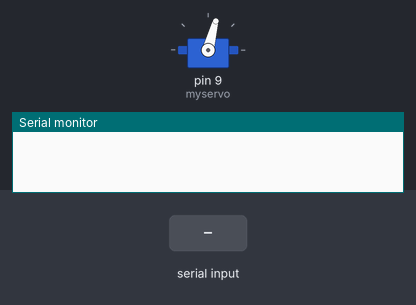
Bench run of a sketch on a simulated Arduino Uno, built with avr-gcc and run on an emulated ATmega328P. On the bench: servo, the last lines printed to the serial monitor. The test bench sets the inputs (shaded band).

Above: at 1.2 s.
1.3 s: "90,45\n" received over Serial
At 3.2 s:
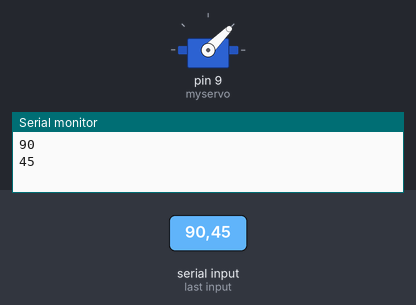
3.8 s: "30,150\n" received over Serial
At 5.1 s:
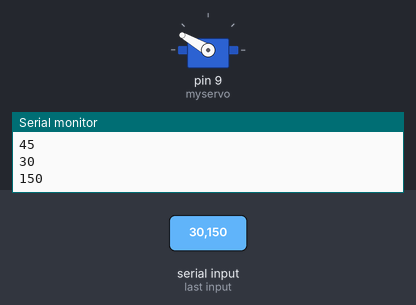
6.3 s: "200\n" received over Serial
At 7.4 s:
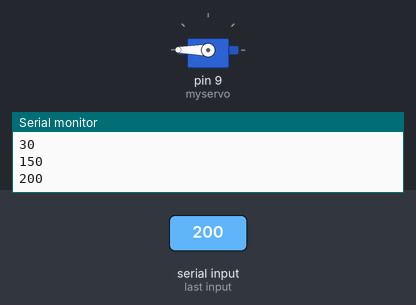
9.3 s: "90\n" received over Serial
At 9.8 s:
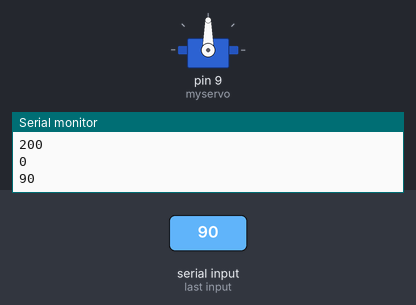
Timing chart, 0 to 12.8 s (numbered marks = the images above; inputs shaded):
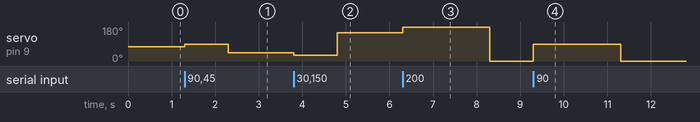

Measured:
- after the input at 1.3 s, servo on pin 9 (myservo): 75° → 90° at once, → 45° 1.0 s later
- after the input at 3.8 s, servo on pin 9 (myservo): 45° → 30° at once, → 150° 1.0 s later
- after the input at 6.3 s, servo on pin 9 (myservo): 150° → 180° at once, → 0° 2.0 s later
- after the input at 9.3 s, servo on pin 9 (myservo): 0° → 90° at once, → 0° 2.0 s later

The sketch:

servo_motor.ino
```cpp
#include <Servo.h>

Servo myservo;
int input;
void setup()
{
  myservo.attach(9);
  Serial.begin(9600);
  myservo.write(75);
}

void loop() {
  if (Serial.available() > 0) {
    input = Serial.parseInt();
    myservo.write(input);
    Serial.println(input);
    delay (1000);
  }
}
```
